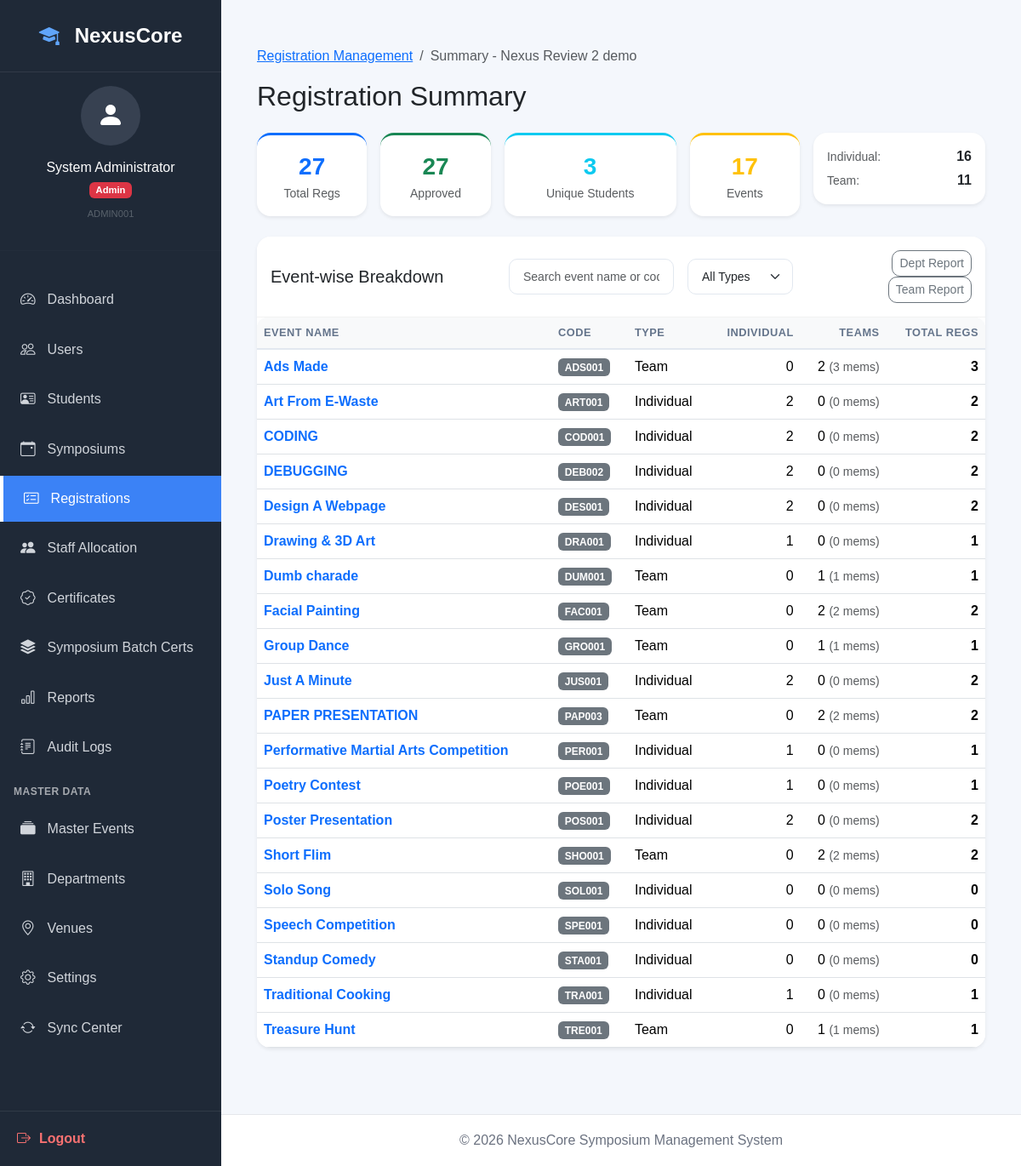
The app's page /coordinator/registrations/summary?symposium_id=57 (signed in) with its own data.
### tables this page shows
CREATE TABLE `symposiums` (
  `symposium_id` bigint(20) NOT NULL AUTO_INCREMENT,
  `symposium_code` varchar(30) NOT NULL,
  `title` varchar(150) NOT NULL,
  `symposium_type` enum('Intra Department','Inter Department') NOT NULL DEFAULT 'Intra Department',
  `organizing_department_id` int(11) DEFAULT NULL,
  `academic_year` year(4) NOT NULL,
  `description` text DEFAULT NULL,
  `submitted_at` timestamp NULL DEFAULT NULL,
  `submitted_by` bigint(20) DEFAULT NULL,
  `brochure_path` varchar(255) DEFAULT NULL,
  `circular_path` varchar(255) DEFAULT NULL,
  `registration_start` datetime NOT NULL,
  `registration_end` datetime NOT NULL,
  `event_start_date` date NOT NULL,
  `event_end_date` date NOT NULL,
  `status` enum('Draft','Submitted','Pending HOD Approval','Pending Principal Approval','Approved','Scheduling Complete','Registration Open','Registration Closed','Completed','Cancelled','Rejected by HOD','Rejected by Principal') NOT NULL DEFAULT 'Draft',
  `created_by` bigint(20) NOT NULL,
  `created_at` timestamp NOT NULL DEFAULT current_timestamp(),
  `updated_at` timestamp NOT NULL DEFAULT current_timestamp() ON UPDATE current_timestamp(),
  PRIMARY KEY (`symposium_id`),
  KEY `idx_symposium_year` (`academic_year`),
  KEY `idx_symposium_status` (`status`),
  KEY `fk_symposium_created_by` (`created_by`),
  KEY `fk_symposium_department` (`organizing_department_id`),
  KEY `fk_symposium_submitted_by` (`submitted_by`),
  CONSTRAINT `fk_symposium_created_by` FOREIGN KEY (`created_by`) REFERENCES `users` (`user_id`) ON UPDATE CASCADE,
  CONSTRAINT `fk_symposium_department` FOREIGN KEY (`organizing_department_id`) REFERENCES `departments` (`department_id`) ON DELETE SET NULL ON UPDATE CASCADE,
  CONSTRAINT `fk_symposium_submitted_by` FOREIGN KEY (`submitted_by`) REFERENCES `users` (`user_id`) ON DELETE SET NULL
);

CREATE TABLE `symposium_events` (
  `symposium_event_id` bigint(20) NOT NULL AUTO_INCREMENT,
  `symposium_id` bigint(20) NOT NULL,
  `event_id` bigint(20) NOT NULL,
  `master_version_used` varchar(10) NOT NULL DEFAULT '1.0',
  `event_code` varchar(20) NOT NULL,
  `event_name` varchar(150) NOT NULL,
  `description` varchar(255) DEFAULT NULL,
  `category` enum('Technical','Non-Technical') NOT NULL,
  `participation_type` enum('Individual','Team','Both') NOT NULL,
  `min_team_size` tinyint(3) unsigned NOT NULL DEFAULT 1,
  `max_team_size` tinyint(3) unsigned NOT NULL DEFAULT 1,
  `snapshot_rules` longtext NOT NULL CHECK (json_valid(`snapshot_rules`)),
  `snapshot_instructions` text DEFAULT NULL,
  `snapshot_evaluation` longtext DEFAULT NULL CHECK (json_valid(`snapshot_evaluation`)),
  `supports_registration` tinyint(1) NOT NULL DEFAULT 1,
  `supports_attendance` tinyint(1) NOT NULL DEFAULT 1,
  `supports_evaluation` tinyint(1) NOT NULL DEFAULT 1,
  `supports_certificates` tinyint(1) NOT NULL DEFAULT 1,
  `prelim_decision` enum('Pending','Required','Not Required') NOT NULL DEFAULT 'Pending',
  `judging_method` enum('Marks','Rubrics','Voting','Mixed') NOT NULL DEFAULT 'Marks',
  `maximum_score` decimal(5,2) NOT NULL DEFAULT 100.00,
  `venue_id` int(11) DEFAULT NULL,
  `event_date` date DEFAULT NULL,
  `session` enum('FN','AN','Full Day') DEFAULT NULL,
  `reporting_time` time DEFAULT NULL,
  `start_time` time DEFAULT NULL,
  `end_time` time DEFAULT NULL,
  `registration_start` datetime DEFAULT NULL,
  `registration_end` datetime DEFAULT NULL,
  `max_participants` smallint(5) unsigned DEFAULT NULL,
  `event_mode` enum('Offline','Online','Hybrid') NOT NULL DEFAULT 'Offline',
  `faculty_coordinator_id` bigint(20) DEFAULT NULL,
  `custom_rules_override` longtext DEFAULT NULL CHECK (json_valid(`custom_rules_override`)),
  `custom_notes` text DEFAULT NULL,
  `display_order` int(11) NOT NULL DEFAULT 1,
  `status` enum('Draft','Published','Registration Open','Registration Closed','Running','Completed','Cancelled') NOT NULL DEFAULT 'Draft',
  `schedule_status` enum('Unscheduled','Scheduled','Rescheduled','Locked') NOT NULL DEFAULT 'Unscheduled',
  `scheduled_at` datetime DEFAULT NULL,
  `scheduled_by` bigint(20) DEFAULT NULL,
  `rescheduled_at` datetime DEFAULT NULL,
  `rescheduled_by` bigint(20) DEFAULT NULL,
  `reschedule_reason` text DEFAULT NULL,
  `is_locked` tinyint(1) NOT NULL DEFAULT 0,
  `created_by` bigint(20) NOT NULL,
  `created_at` timestamp NOT NULL DEFAULT current_timestamp(),
  `updated_at` timestamp NOT NULL DEFAULT current_timestamp() ON UPDATE current_timestamp(),
  PRIMARY KEY (`symposium_event_id`),
  UNIQUE KEY `uq_sym_event` (`symposium_id`,`event_id`),
  KEY `idx_se_symposium` (`symposium_id`),
  KEY `idx_se_event` (`event_id`),
  KEY `idx_se_venue` (`venue_id`),
  KEY `idx_se_date` (`event_date`),
  KEY `idx_se_status` (`status`),
  KEY `idx_se_coord` (`faculty_coordinator_id`),
  KEY `fk_se_created_by` (`created_by`),
  CONSTRAINT `fk_se_coord` FOREIGN KEY (`faculty_coordinator_id`) REFERENCES `users` (`user_id`) ON DELETE SET NULL,
  CONSTRAINT `fk_se_created_by` FOREIGN KEY (`created_by`) REFERENCES `users` (`user_id`),
  CONSTRAINT `fk_se_event` FOREIGN KEY (`event_id`) REFERENCES `master_events` (`event_id`),
  CONSTRAINT `fk_se_symposium` FOREIGN KEY (`symposium_id`) REFERENCES `symposiums` (`symposium_id`) ON DELETE CASCADE,
  CONSTRAINT `fk_se_venue` FOREIGN KEY (`venue_id`) REFERENCES `venues` (`venue_id`),
  CONSTRAINT `chk_se_time` CHECK (`end_time` > `start_time`),
  CONSTRAINT `chk_se_team_size` CHECK (`max_team_size` >= `min_team_size`)
);

### templates/coordinator/registrations/summary.php (the view, shortened to what the rows shown need)
<div class="container-fluid py-4">
    <nav aria-label="breadcrumb">
        <ol class="breadcrumb">
            <li class="breadcrumb-item"><a href="<?= base_url('/coordinator/registrations') ?>">Registration Management</a></li>
            <li class="breadcrumb-item active" aria-current="page">Summary - <?= htmlspecialchars($symposium['title'], ENT_QUOTES, 'UTF-8') ?></li>
        </ol>
    </nav>
    <h2 class="mb-4">Registration Summary</h2>
    <div class="row g-3 mb-4">
        <div class="col-md-2 col-sm-6">
            <div class="card shadow-sm text-center p-3 border-primary border-top border-3">
                <div class="fs-3 fw-bold text-primary"><?= (int)($stats['total'] ?? 0) ?></div>
                <div class="small text-muted">Total Regs</div>
            </div>
        </div>
        <div class="col-md-2 col-sm-6">
            <div class="card shadow-sm text-center p-3 border-success border-top border-3">
                <div class="fs-3 fw-bold text-success"><?= (int)($stats['approved'] ?? 0) ?></div>
                <div class="small text-muted">Approved</div>
            </div>
        </div>
        <div class="col-md-3 col-sm-6">
            <div class="card shadow-sm text-center p-3 border-info border-top border-3">
                <div class="fs-3 fw-bold text-info"><?= (int)($stats['student_count'] ?? 0) ?></div>
                <div class="small text-muted">Unique Students</div>
            </div>
        </div>
        <div class="col-md-2 col-sm-6">
            <div class="card shadow-sm text-center p-3 border-warning border-top border-3">
                <div class="fs-3 fw-bold text-warning"><?= (int)($stats['event_count'] ?? 0) ?></div>
                <div class="small text-muted">Events</div>
            </div>
        </div>
        <div class="col-md-3 col-sm-12">
            <div class="card shadow-sm p-3">
                <div class="d-flex justify-content-between align-items-center mb-1">
                    <span class="small text-muted">Individual:</span>
                    <span class="fw-bold"><?= (int)($stats['individual_count'] ?? 0) ?></span>
                </div>
                <div class="d-flex justify-content-between align-items-center">
                    <span class="small text-muted">Team:</span>
                    <span class="fw-bold"><?= (int)($stats['team_count'] ?? 0) ?></span>
                </div>
            </div>
        </div>
    </div>
    <div class="card shadow-sm mb-4">
        <div class="card-header bg-white py-3">
            <div class="row g-3 align-items-center">
                <div class="col-md-4">
                    <h5 class="card-title mb-0">Event-wise Breakdown</h5>
                </div>
                <div class="col-md-3">
                    <input type="text" id="searchInput" class="form-control form-control-sm" placeholder="Search event name or code...">
                </div>
                <div class="col-md-2">
                    <select id="typeFilter" class="form-select form-select-sm">
                        <option value="">All Types</option>
                    </select>
                </div>
                <div class="col-md-3 text-md-end">
                    <a href="<?= base_url('/coordinator/registrations/report/department?symposium_id=' . $symposium['symposium_id']) ?>" class="btn btn-sm btn-outline-secondary">Dept Report</a>
                    <a href="<?= base_url('/coordinator/registrations/report/teams?symposium_id=' . $symposium['symposium_id']) ?>" class="btn btn-sm btn-outline-secondary">Team Report</a>
                </div>
            </div>
        </div>
        <div class="table-responsive">
            <table class="table table-hover align-middle mb-0" id="eventsTable">
                <thead class="table-light">
                    <tr>
                        <th>Event Name</th>
                        <th>Code</th>
                        <th>Type</th>
                        <th class="text-end">Individual</th>
                        <th class="text-end">Teams</th>
                        <th class="text-end">Total Regs</th>
                    </tr>
                </thead>
                <tbody>
                    <?php if (empty($eventWiseSummary)): ?>
                        <tr id="noResultsRow"><td colspan="6" class="text-center py-4">No events found.</td></tr>
                    <?php else: ?>
                        <?php foreach ($eventWiseSummary as $row): ?>
                            <tr class="event-row" data-type="<?= htmlspecialchars($row['participation_type'], ENT_QUOTES, 'UTF-8') ?>">
                                <td class="event-name">
                                    <a href="<?= base_url('/coordinator/registrations/event?event_id=' . $row['symposium_event_id']) ?>" class="text-decoration-none fw-bold">
                                        <?= htmlspecialchars($row['event_name'], ENT_QUOTES, 'UTF-8') ?>
                                    </a>
                                </td>
                                <td class="event-code"><span class="badge bg-secondary"><?= htmlspecialchars($row['event_code'], ENT_QUOTES, 'UTF-8') ?></span></td>
                                <td><?= htmlspecialchars($row['participation_type'], ENT_QUOTES, 'UTF-8') ?></td>
                                <td class="text-end"><?= (int)$row['individual_count'] ?></td>
                                <td class="text-end"><?= (int)$row['team_registrations'] ?> <small class="text-muted">(<?= (int)$row['team_member_count'] ?> mems)</small></td>
                                <td class="text-end fw-bold"><?= (int)$row['total'] ?></td>
                            </tr>
                        <?php endforeach; ?>
                    <?php endif; ?>
                </tbody>
            </table>
        </div>
    </div>
</div>

### records on screen
symposiums: title "Nexus Review 2 demo"
symposium_events: event_name "Ads Made", event_code "ADS001", participation_type "Team", individual_count "0", team_registrations "2", team_member_count "3", total "3"
symposium_events: event_name "Art From E-Waste", event_code "ART001", participation_type "Individual", individual_count "2", team_registrations "0", team_member_count "0", total "2"
symposium_events: event_name "CODING", event_code "COD001", participation_type "Individual", individual_count "2", team_registrations "0", team_member_count "0", total "2"
symposium_events: event_name "DEBUGGING", event_code "DEB002", participation_type "Individual", individual_count "2", team_registrations "0", team_member_count "0", total "2"
symposium_events: event_name "Design A Webpage", event_code "DES001", participation_type "Individual", individual_count "2", team_registrations "0", team_member_count "0", total "2"
symposium_events: event_name "Drawing & 3D Art", event_code "DRA001", participation_type "Individual", individual_count "1", team_registrations "0", team_member_count "0", total "1"
symposium_events: event_name "Dumb charade", event_code "DUM001", participation_type "Team", individual_count "0", team_registrations "1", team_member_count "1", total "1"
symposium_events: event_name "Facial Painting", event_code "FAC001", participation_type "Team", individual_count "0", team_registrations "2", team_member_count "2", total "2"
symposium_events: event_name "Group Dance", event_code "GRO001", participation_type "Team", individual_count "0", team_registrations "1", team_member_count "1", total "1"
symposium_events: event_name "Just A Minute", event_code "JUS001", participation_type "Individual", individual_count "2", team_registrations "0", team_member_count "0", total "2"
symposium_events: event_name "PAPER PRESENTATION", event_code "PAP003", participation_type "Team", individual_count "0", team_registrations "2", team_member_count "2", total "2"
symposium_events: event_name "Performative Martial Arts Competition", event_code "PER001", participation_type "Individual", individual_count "1", team_registrations "0", team_member_count "0", total "1"
symposium_events: event_name "Poetry Contest", event_code "POE001", participation_type "Individual", individual_count "1", team_registrations "0", team_member_count "0", total "1"
symposium_events: event_name "Poster Presentation", event_code "POS001", participation_type "Individual", individual_count "2", team_registrations "0", team_member_count "0", total "2"
symposium_events: event_name "Short Flim", event_code "SHO001", participation_type "Team", individual_count "0", team_registrations "2", team_member_count "2", total "2"
symposium_events: event_name "Solo Song", event_code "SOL001", participation_type "Individual", individual_count "0", team_registrations "0", team_member_count "0", total "0"
symposium_events: event_name "Speech Competition", event_code "SPE001", participation_type "Individual", individual_count "0", team_registrations "0", team_member_count "0", total "0"
symposium_events: event_name "Standup Comedy", event_code "STA001", participation_type "Individual", individual_count "0", team_registrations "0", team_member_count "0", total "0"
symposium_events: event_name "Traditional Cooking", event_code "TRA001", participation_type "Individual", individual_count "1", team_registrations "0", team_member_count "0", total "1"
symposium_events: event_name "Treasure Hunt", event_code "TRE001", participation_type "Team", individual_count "0", team_registrations "1", team_member_count "1", total "1"

### other values on screen
$loggedInUser['full_name'] "System Administrator"
$currentRole "Admin"
$loggedInUser['employee_id'] "ADMIN001"
$item['title'] "Dashboard"
$item['title'] "Users"
$item['title'] "Students"
$item['title'] "Symposiums"
$item['title'] "Registrations"
$item['title'] "Staff Allocation"
$item['title'] "Certificates"
$item['title'] "Symposium Batch Certs"
$item['title'] "Reports"
$item['title'] "Audit Logs"
$item['title'] "MASTER DATA"
$item['title'] "Master Events"
